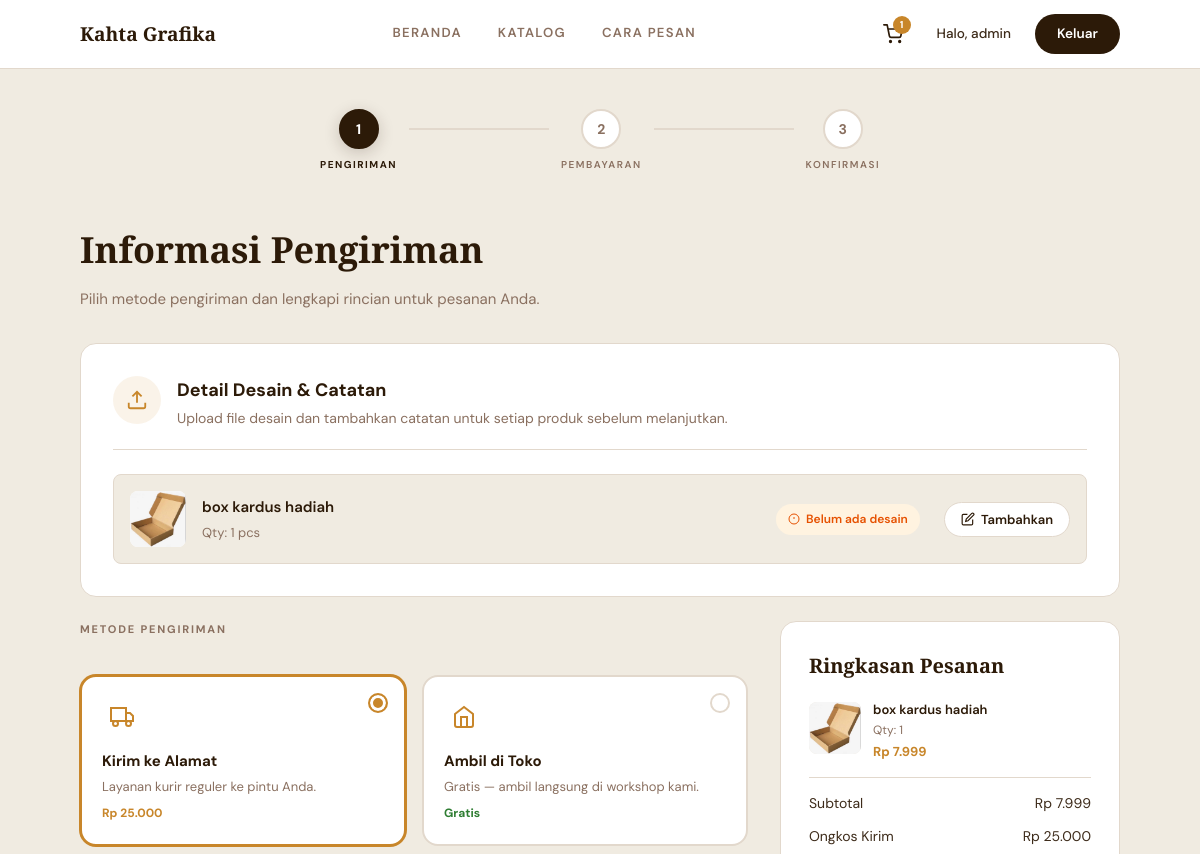
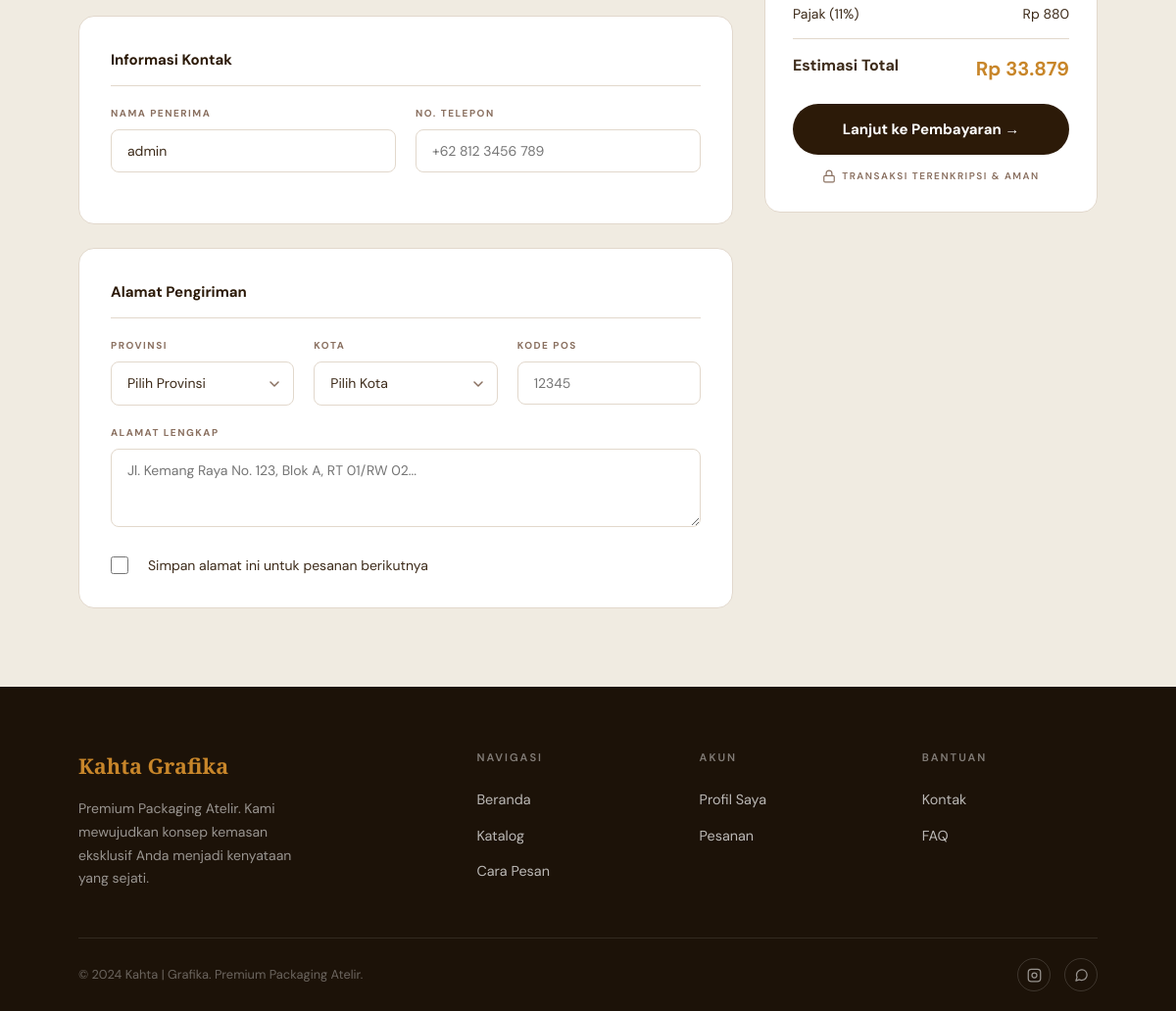
Screenshot of /orders/checkout/shipping/ (signed in) with the database file from the repository (2 pictures, top to bottom).
### apps/accounts/models.py (models this page shows, shortened)
class User(AbstractUser):
    class Role(models.TextChoices):
        ADMIN = 'admin', 'Admin'
        CUSTOMER = 'customer', 'Customer'
    role = models.CharField(
        max_length=20,
        choices=Role.choices,
        default=Role.CUSTOMER,
    )
    phone_number = models.CharField(max_length=20, blank=True)
    address = models.TextField(blank=True)

### apps/cart/models.py (models this page shows, shortened)
class CartItem(models.Model):
    cart = models.ForeignKey(Cart, on_delete=models.CASCADE, related_name='items')
    product = models.ForeignKey(Product, on_delete=models.CASCADE)
    quantity = models.PositiveIntegerField(default=1)
    design_file = models.FileField(upload_to='cart_designs/', blank=True, null=True)
    design_note = models.CharField(max_length=255, blank=True)
    created_at = models.DateTimeField(auto_now_add=True)
    class Meta:
        unique_together = ('cart', 'product')
    @property
    def subtotal(self):
        return self.product.price * self.quantity

class Cart(models.Model):
    user = models.OneToOneField(
        settings.AUTH_USER_MODEL,
        on_delete=models.CASCADE,
        related_name='cart'
    )
    created_at = models.DateTimeField(auto_now_add=True)
    updated_at = models.DateTimeField(auto_now=True)
    @property
    def total(self):
        return sum(item.subtotal for item in self.items.all())
    @property
    def item_count(self):
        return self.items.count()

### apps/catalog/models.py (models this page shows, shortened)
class Product(models.Model):
    category = models.ForeignKey(
        Category,
        on_delete=models.CASCADE,
        related_name='products'
    )
    name = models.CharField(max_length=200)
    slug = models.SlugField(unique=True, db_index=True)
    description = models.TextField()
    material_spec = models.TextField()
    price = models.DecimalField(max_digits=12, decimal_places=0)
    min_order = models.PositiveIntegerField(default=1)
    image = models.ImageField(upload_to='products/', blank=True, null=True)
    is_active = models.BooleanField(default=True)
    created_at = models.DateTimeField(auto_now_add=True)
    updated_at = models.DateTimeField(auto_now=True)

### apps/orders/views.py (the view, shortened to what this page needs)
# urls.py: path('checkout/shipping/', views.checkout_shipping, name='checkout_shipping'),
@login_required
def checkout_shipping(request):
    cart = get_object_or_404(Cart, user=request.user)
    items = cart.items.select_related('product').all()
    if not items.exists():
        return redirect('cart:cart')
    errors = {}
    user = request.user
    prefill = {
        'recipient_name': f"{user.first_name} {user.last_name}".strip() or user.username,
        'phone': getattr(user, 'phone_number', ''),
    }
    return render(request, 'orders/checkout_shipping.html', {
        'cart': cart,
        'items': items,
        'step': 1,
        'prefill': prefill,
        'errors': errors,
        'post': request.POST,
    })

### templates/orders/checkout_shipping.html (shortened to what this page needs)
{% extends 'base.html' %}
{% load static %}
{% block extra_css %}
<link rel="stylesheet" href="{% static 'css/checkout.css' %}">
{% endblock %}
{% block content %}
<div class="checkout-main">
  <div class="container">
    <div class="stepper reveal">
      <div class="stepper-step active">
        <div class="stepper-circle active">1</div>
        <span class="stepper-label">Pengiriman</span>
      </div>
      <div class="stepper-line"></div>
      <div class="stepper-step">
        <div class="stepper-circle">2</div>
        <span class="stepper-label">Pembayaran</span>
      </div>
      <div class="stepper-line"></div>
      <div class="stepper-step">
        <div class="stepper-circle">3</div>
        <span class="stepper-label">Konfirmasi</span>
      </div>
    </div>
    <div class="checkout-header reveal">
      <h1 class="checkout-title">Informasi Pengiriman</h1>
      <p class="checkout-subtitle">Pilih metode pengiriman dan lengkapi rincian untuk pesanan Anda.</p>
    </div>
    <div class="design-review-section reveal">
      <div class="design-review-header">
        <div class="design-review-title-row">
          <div class="design-review-icon">
            <svg width="22" height="22" viewBox="0 0 24 24" fill="none" stroke="currentColor" stroke-width="2">
              <path d="M21 15v4a2 2 0 0 1-2 2H5a2 2 0 0 1-2-2v-4"/>
              <polyline points="17 8 12 3 7 8"/>
              <line x1="12" y1="3" x2="12" y2="15"/>
            </svg>
          </div>
          <div>
            <h3 class="design-review-title">Detail Desain & Catatan</h3>
            <p class="design-review-desc">Upload file desain dan tambahkan catatan untuk setiap produk sebelum melanjutkan.</p>
          </div>
        </div>
      </div>
      <div class="design-review-items">
        {% for item in items %}
        <div class="design-item" data-item-id="{{ item.id }}">
          <div class="design-item-left">
            <div class="design-item-img">
              {% if item.product.image %}
                <img src="{{ item.product.image.url }}" alt="{{ item.product.name }}">
              {% else %}
                <div class="design-item-placeholder"></div>
              {% endif %}
            </div>
            <div class="design-item-info">
              <div class="design-item-name">{{ item.product.name }}</div>
              <div class="design-item-qty">Qty: {{ item.quantity }} pcs</div>
            </div>
          </div>
          <div class="design-item-right">
            <div class="design-item-status" id="design-status-{{ item.id }}">
              {% if item.design_file or item.design_note %}
                <span class="design-badge design-badge-done">
                  <svg width="12" height="12" viewBox="0 0 24 24" fill="none" stroke="currentColor" stroke-width="3">
                    <polyline points="20 6 9 17 4 12"/>
                  </svg>
                  Desain diunggah
                </span>
              {% else %}
                <span class="design-badge design-badge-empty">
                  <svg width="12" height="12" viewBox="0 0 24 24" fill="none" stroke="currentColor" stroke-width="2">
                    <circle cx="12" cy="12" r="10"/>
                    <line x1="12" y1="8" x2="12" y2="12"/>
                    <line x1="12" y1="16" x2="12.01" y2="16"/>
                  </svg>
                  Belum ada desain
                </span>
              {% endif %}
            </div>
            <button type="button" class="design-edit-btn" onclick="openDesignModal({{ item.id }}, '{{ item.product.name|escapejs }}', '{{ item.design_note|escapejs }}', '')">
              <svg width="14" height="14" viewBox="0 0 24 24" fill="none" stroke="currentColor" stroke-width="2">
                <path d="M11 4H4a2 2 0 0 0-2 2v14a2 2 0 0 0 2 2h14a2 2 0 0 0 2-2v-7"/>
                <path d="M18.5 2.5a2.121 2.121 0 0 1 3 3L12 15l-4 1 1-4 9.5-9.5z"/>
              </svg>
              {% if item.design_file or item.design_note %}Ubah{% else %}Tambahkan{% endif %}
            </button>
          </div>
        </div>
        {% endfor %}
      </div>
    </div>
    <form method="post" id="checkout-form" class="checkout-layout" novalidate>
      <div class="checkout-form reveal">
        <div class="form-section-title">Metode Pengiriman</div>
        <div class="shipping-methods">
          <label class="shipping-option {% if post.shipping_method != 'pickup' %}selected{% endif %}" id="opt-delivery">
            <div class="shipping-option-inner">
              <div class="shipping-icon">
                <svg width="24" height="24" viewBox="0 0 24 24" fill="none" stroke="currentColor" stroke-width="2">
                  <rect x="1" y="3" width="15" height="13"/><polygon points="16 8 20 8 23 11 23 16 16 16 16 8"/>
                  <circle cx="5.5" cy="18.5" r="2.5"/><circle cx="18.5" cy="18.5" r="2.5"/>
                </svg>
              </div>
              <div>
                <div class="shipping-option-title">Kirim ke Alamat</div>
                <div class="shipping-option-desc">Layanan kurir reguler ke pintu Anda.</div>
                <div class="shipping-option-price">Rp 25.000</div>
              </div>
              <div class="shipping-radio"></div>
            </div>
          </label>
          <label class="shipping-option {% if post.shipping_method == 'pickup' %}selected{% endif %}" id="opt-pickup">
            <div class="shipping-option-inner">
              <div class="shipping-icon">
                <svg width="24" height="24" viewBox="0 0 24 24" fill="none" stroke="currentColor" stroke-width="2">
                  <path d="M3 9l9-7 9 7v11a2 2 0 0 1-2 2H5a2 2 0 0 1-2-2z"/><polyline points="9 22 9 12 15 12 15 22"/>
                </svg>
              </div>
              <div>
                <div class="shipping-option-title">Ambil di Toko</div>
                <div class="shipping-option-desc">Gratis — ambil langsung di workshop kami.</div>
                <div class="shipping-option-price free">Gratis</div>
              </div>
              <div class="shipping-radio"></div>
            </div>
          </label>
        </div>
        <div class="form-section" id="contact-form">
          <div class="form-section-header">Informasi Kontak</div>
          <div class="form-grid-2">
            <div class="form-group">
              <label class="form-label" for="id_recipient_name">NAMA PENERIMA</label>
              <input type="text" id="id_recipient_name" name="recipient_name" class="form-input {% if errors.recipient_name %}is-error{% endif %}"
                placeholder="Nama lengkap" value="{{ post.recipient_name|default:prefill.recipient_name }}" required>
            </div>
            <div class="form-group">
              <label class="form-label" for="id_phone">NO. TELEPON</label>
              <input type="tel" id="id_phone" name="phone" class="form-input {% if errors.phone %}is-error{% endif %}"
                placeholder="+62 812 3456 789" value="{{ post.phone|default:prefill.phone }}" required>
            </div>
          </div>
        </div>
        <div class="form-section" id="address-form"
          style="display: {% if post.shipping_method == 'pickup' %}none{% else %}block{% endif %}">
          <div class="form-section-header">Alamat Pengiriman</div>
          <div class="form-grid-3">
            <div class="form-group">
              <label class="form-label" for="id_province">PROVINSI</label>
              <select id="id_province" name="province" class="form-select {% if errors.province %}is-error{% endif %}">
                <option value="">Pilih Provinsi</option>
              </select>
            </div>
            <div class="form-group">
              <label class="form-label" for="id_city">KOTA</label>
              <select id="id_city" name="city" class="form-select {% if errors.city %}is-error{% endif %}">
                <option value="">Pilih Kota</option>
              </select>
            </div>
            <div class="form-group">
              <label class="form-label" for="id_postal_code">KODE POS</label>
              <input type="text" id="id_postal_code" name="postal_code"
                class="form-input {% if errors.postal_code %}is-error{% endif %}"
                placeholder="12345" value="{{ post.postal_code|default:'' }}" maxlength="5">
            </div>
          </div>
          <div class="form-group">
            <label class="form-label" for="id_address">ALAMAT LENGKAP</label>
            <textarea id="id_address" name="address" class="form-textarea {% if errors.address %}is-error{% endif %}"
              rows="3" placeholder="Jl. Kemang Raya No. 123, Blok A, RT 01/RW 02...">{{ post.address|default:'' }}</textarea>
          </div>
          <label class="form-checkbox">
            <input type="checkbox" name="save_address" {% if post.save_address %}checked{% endif %}>
            Simpan alamat ini untuk pesanan berikutnya
          </label>
        </div>
      </div>
      <aside class="checkout-summary reveal reveal-delay-1">
        <h2 class="summary-title">Ringkasan Pesanan</h2>
        <div class="summary-items">
          {% for item in items %}
          <div class="summary-item">
            <div class="summary-item-img">
              {% if item.product.image %}
                <img src="{{ item.product.image.url }}" alt="{{ item.product.name }}">
              {% else %}
                <div class="summary-item-placeholder"></div>
              {% endif %}
            </div>
            <div class="summary-item-info">
              <div class="summary-item-name">{{ item.product.name }}</div>
              <div class="summary-item-meta">Qty: {{ item.quantity }}</div>
             <div class="summary-item-price">{{ item.subtotal|rupiah }}</div>
            </div>
          </div>
          {% endfor %}
        </div>
        <div class="summary-divider"></div>
        <div class="summary-row">
          <span>Subtotal</span>
          <span>{{ cart.total|rupiah }}</span>
        </div>
        <div class="summary-row">
          <span>Ongkos Kirim</span>
          <span id="shipping-fee-display" class="text-accent">Pilih metode</span>
        </div>
        <div class="summary-row">
          <span>Pajak (11%)</span>
          {% widthratio cart.total 100 11 as tax_calculated %}
          <span>{{ tax_calculated|rupiah }}</span>
        </div>
        <div class="summary-divider"></div>
        <div class="summary-row summary-total">
          <span>Estimasi Total</span>
          <span id="total-display">—</span>
        </div>
        <button type="submit" class="btn-checkout">Lanjut ke Pembayaran →</button>
        <div class="summary-secure">
          <svg width="14" height="14" viewBox="0 0 24 24" fill="none" stroke="currentColor" stroke-width="2">
            <rect x="3" y="11" width="18" height="11" rx="2" ry="2"/>
            <path d="M7 11V7a5 5 0 0 1 10 0v4"/>
          </svg>
          TRANSAKSI TERENKRIPSI & AMAN
        </div>
      </aside>
    </form>
  </div>
</div>
{% endblock %}

### templates/partials/navbar.html (shortened to what this page needs)
{% load static %}
<link rel="stylesheet" href="{% static 'css/navbar.css' %}">
<nav class="site-nav" id="site-nav">
    <div class="container">
        <div class="nav-inner">
            <a href="/" class="nav-logo">Kahta Grafika</a>
            <div class="nav-links">
                <a href="/" class="{% if request.path == '/' %}active{% endif %}">Beranda</a>
                <a href="{% url 'catalog:product_list' %}" class="{% if 'catalog' in request.path %}active{% endif %}">Katalog</a>
                <a href="{% url 'catalog:how_to_order' %}" class="{% if 'cara-pesan' in request.path %}active{% endif %}">Cara Pesan</a>
            </div>
            <div class="nav-actions">
                {% if user.is_authenticated %}
                    <a href="{% url 'cart:cart' %}" class="nav-cart-link" aria-label="Keranjang">
                        <svg width="20" height="20" viewBox="0 0 24 24" fill="none" stroke="currentColor" stroke-width="2" stroke-linecap="round" stroke-linejoin="round">
                            <circle cx="9" cy="21" r="1"/><circle cx="20" cy="21" r="1"/>
                            <path d="M1 1h4l2.68 13.39a2 2 0 0 0 2 1.61h9.72a2 2 0 0 0 2-1.61L23 6H6"/>
                        </svg>
                        {% if cart_item_count > 0 %}
                            <span class="nav-cart-badge" id="cart-badge">{{ cart_item_count }}</span>
                        {% endif %}
                    </a>
                    <span class="nav-login">Halo, {{ user.username }}</span>
                    <a href="{% url 'accounts:logout' %}" class="nav-register">Keluar</a>
                {% else %}
                    <a href="{% url 'accounts:login' %}" class="nav-login">Login</a>
                    <a href="{% url 'accounts:register' %}" class="nav-register">Daftar</a>
                {% endif %}
            </div>
        </div>
    </div>
</nav>

### rows the page displays
User: username "admin", recipient_name "admin"
CartItem: product.image (picture), product.name "box kardus hadiah", quantity "1", design_file "Belum ada desain", subtotal|rupiah "Rp 7.999"
Cart: total|rupiah "Rp 7.999"

### other values shown
{{ cart_item_count }} "1"
{{ tax_calculated|rupiah }} "Rp 880"
